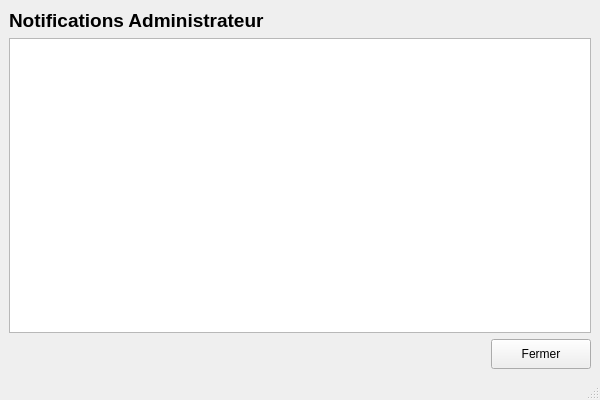
<?xml version="1.0" encoding="UTF-8"?>
<ui version="4.0">
 <class>uiAdminNotif</class>
 <widget class="QMainWindow" name="uiAdminNotif">
  <property name="geometry">
   <rect>
    <x>0</x>
    <y>0</y>
    <width>600</width>
    <height>400</height>
   </rect>
  </property>
  <property name="minimumSize">
   <size>
    <width>600</width>
    <height>400</height>
   </size>
  </property>
  <property name="windowTitle">
   <string>Notifications Administrateur</string>
  </property>
  <widget class="QWidget" name="centralWidget">
   <layout class="QVBoxLayout" name="mainLayout">
    <item>
     <widget class="QLabel" name="titleLabel">
      <property name="font">
       <font>
        <pointsize>14</pointsize>
        <weight>75</weight>
        <bold>true</bold>
       </font>
      </property>
      <property name="text">
       <string>Notifications Administrateur</string>
      </property>
     </widget>
    </item>
    <item>
     <widget class="QTableView" name="tableViewNotif">
      <property name="selectionBehavior">
       <enum>QAbstractItemView::SelectRows</enum>
      </property>
      <property name="sortingEnabled">
       <bool>true</bool>
      </property>
      <attribute name="horizontalHeaderStretchLastSection">
       <bool>true</bool>
      </attribute>
     </widget>
    </item>
    <item>
     <layout class="QHBoxLayout" name="bottomLayout">
      <item>
       <spacer name="horizontalSpacer">
        <property name="orientation">
         <enum>Qt::Horizontal</enum>
        </property>
        <property name="sizeHint" stdset="0">
         <size>
          <width>40</width>
          <height>20</height>
         </size>
        </property>
       </spacer>
      </item>
      <item>
       <widget class="QPushButton" name="pushButtonExit">
        <property name="minimumSize">
         <size>
          <width>100</width>
          <height>30</height>
         </size>
        </property>
        <property name="text">
         <string>Fermer</string>
        </property>
       </widget>
      </item>
     </layout>
    </item>
   </layout>
  </widget>
  <widget class="QStatusBar" name="statusBar"/>
 </widget>
 <resources/>
 <connections/>
</ui>
